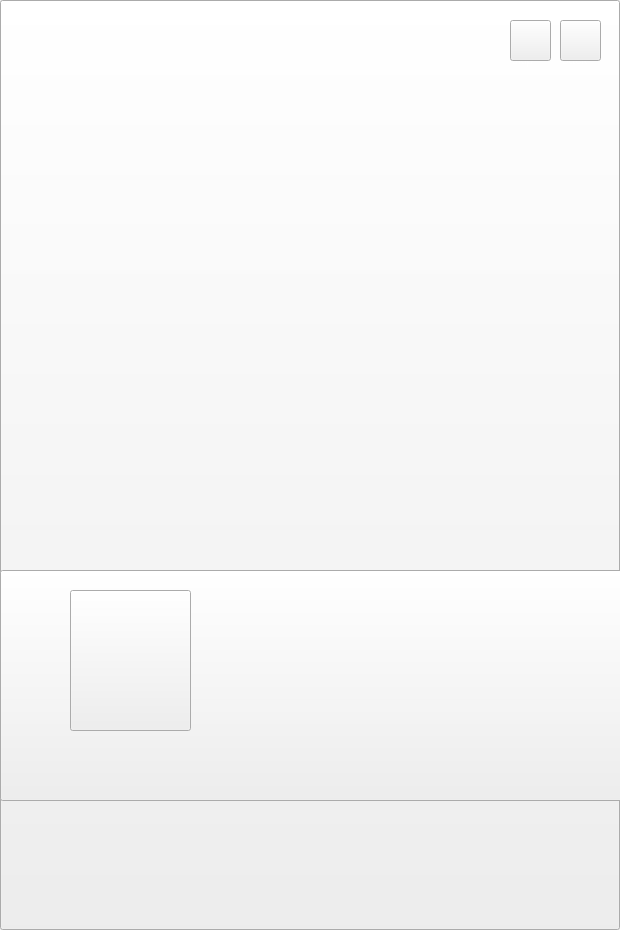
<?xml version="1.0" encoding="UTF-8"?>
<ui version="4.0">
 <class>pfour</class>
 <widget class="QWidget" name="pfour">
  <property name="geometry">
   <rect>
    <x>0</x>
    <y>0</y>
    <width>620</width>
    <height>930</height>
   </rect>
  </property>
  <property name="windowTitle">
   <string>Form</string>
  </property>
  <widget class="QPushButton" name="pushButton_3">
   <property name="geometry">
    <rect>
     <x>0</x>
     <y>0</y>
     <width>620</width>
     <height>930</height>
    </rect>
   </property>
   <property name="styleSheet">
    <string notr="true">background:transparent;</string>
   </property>
   <property name="text">
    <string/>
   </property>
   <property name="flat">
    <bool>true</bool>
   </property>
  </widget>
  <widget class="QPushButton" name="buttonone">
   <property name="geometry">
    <rect>
     <x>0</x>
     <y>0</y>
     <width>620</width>
     <height>930</height>
    </rect>
   </property>
   <property name="styleSheet">
    <string notr="true">border-image: url(:/ui/bgtwoo.png);</string>
   </property>
   <property name="text">
    <string/>
   </property>
  </widget>
  <widget class="QLabel" name="label">
   <property name="geometry">
    <rect>
     <x>240</x>
     <y>650</y>
     <width>211</width>
     <height>61</height>
    </rect>
   </property>
   <property name="sizePolicy">
    <sizepolicy hsizetype="Fixed" vsizetype="Preferred">
     <horstretch>0</horstretch>
     <verstretch>0</verstretch>
    </sizepolicy>
   </property>
   <property name="styleSheet">
    <string notr="true">color: rgb(255, 255, 255);
font: 75 11pt &quot;微软雅黑&quot;;</string>
   </property>
   <property name="text">
    <string>什么？！</string>
   </property>
   <property name="alignment">
    <set>Qt::AlignLeading|Qt::AlignLeft|Qt::AlignVCenter</set>
   </property>
   <property name="wordWrap">
    <bool>true</bool>
   </property>
  </widget>
  <widget class="QToolButton" name="toolButton">
   <property name="geometry">
    <rect>
     <x>0</x>
     <y>570</y>
     <width>631</width>
     <height>231</height>
    </rect>
   </property>
   <property name="styleSheet">
    <string notr="true">border-image: url(:/new/prefix1/ui/contact.png);</string>
   </property>
   <property name="text">
    <string/>
   </property>
  </widget>
  <widget class="QToolButton" name="toolButton_2">
   <property name="geometry">
    <rect>
     <x>70</x>
     <y>590</y>
     <width>121</width>
     <height>141</height>
    </rect>
   </property>
   <property name="styleSheet">
    <string notr="true">border-image: url(:/ui/character_maleAdventurer_idle.png);</string>
   </property>
   <property name="text">
    <string/>
   </property>
  </widget>
  <widget class="QLabel" name="label_3">
   <property name="geometry">
    <rect>
     <x>562</x>
     <y>52</y>
     <width>41</width>
     <height>16</height>
    </rect>
   </property>
   <property name="styleSheet">
    <string notr="true">color: rgb(255, 255, 255);

font: 75 8pt &quot;Cooper Black&quot;;</string>
   </property>
   <property name="text">
    <string>back</string>
   </property>
  </widget>
  <widget class="QPushButton" name="pushButton_4">
   <property name="geometry">
    <rect>
     <x>505</x>
     <y>20</y>
     <width>51</width>
     <height>51</height>
    </rect>
   </property>
   <property name="styleSheet">
    <string notr="true">background:transparent;</string>
   </property>
   <property name="text">
    <string/>
   </property>
   <property name="flat">
    <bool>true</bool>
   </property>
  </widget>
  <widget class="QLabel" name="label_2">
   <property name="geometry">
    <rect>
     <x>512</x>
     <y>52</y>
     <width>41</width>
     <height>16</height>
    </rect>
   </property>
   <property name="styleSheet">
    <string notr="true">color: rgb(255, 255, 255);

font: 75 8pt &quot;Cooper Black&quot;;</string>
   </property>
   <property name="text">
    <string>skip</string>
   </property>
  </widget>
  <widget class="QPushButton" name="pushButton_5">
   <property name="geometry">
    <rect>
     <x>560</x>
     <y>20</y>
     <width>51</width>
     <height>51</height>
    </rect>
   </property>
   <property name="styleSheet">
    <string notr="true">background:transparent;</string>
   </property>
   <property name="text">
    <string/>
   </property>
   <property name="flat">
    <bool>true</bool>
   </property>
  </widget>
  <widget class="QPushButton" name="pushButton_6">
   <property name="geometry">
    <rect>
     <x>560</x>
     <y>20</y>
     <width>41</width>
     <height>41</height>
    </rect>
   </property>
   <property name="styleSheet">
    <string notr="true">border-image: url(:/ui/ship_0001.png);</string>
   </property>
   <property name="text">
    <string/>
   </property>
  </widget>
  <widget class="QPushButton" name="pushButton_2">
   <property name="geometry">
    <rect>
     <x>510</x>
     <y>20</y>
     <width>41</width>
     <height>41</height>
    </rect>
   </property>
   <property name="styleSheet">
    <string notr="true">border-image: url(:/ui/ship_0003.png);</string>
   </property>
   <property name="text">
    <string/>
   </property>
  </widget>
  <zorder>buttonone</zorder>
  <zorder>label</zorder>
  <zorder>toolButton</zorder>
  <zorder>toolButton_2</zorder>
  <zorder>pushButton_3</zorder>
  <zorder>label_3</zorder>
  <zorder>label_2</zorder>
  <zorder>pushButton_5</zorder>
  <zorder>pushButton_6</zorder>
  <zorder>pushButton_2</zorder>
  <zorder>pushButton_4</zorder>
 </widget>
 <resources/>
 <connections/>
</ui>
